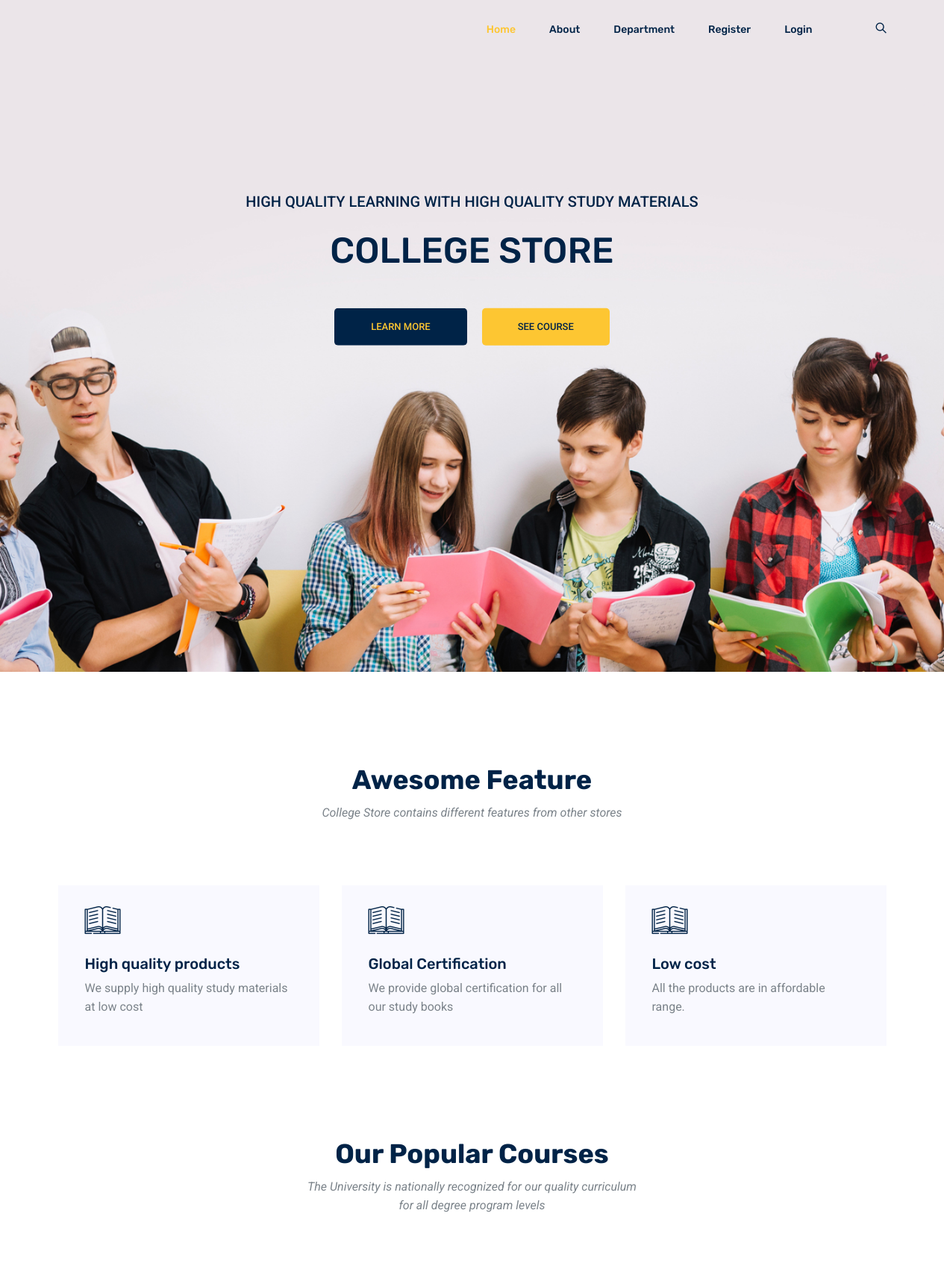
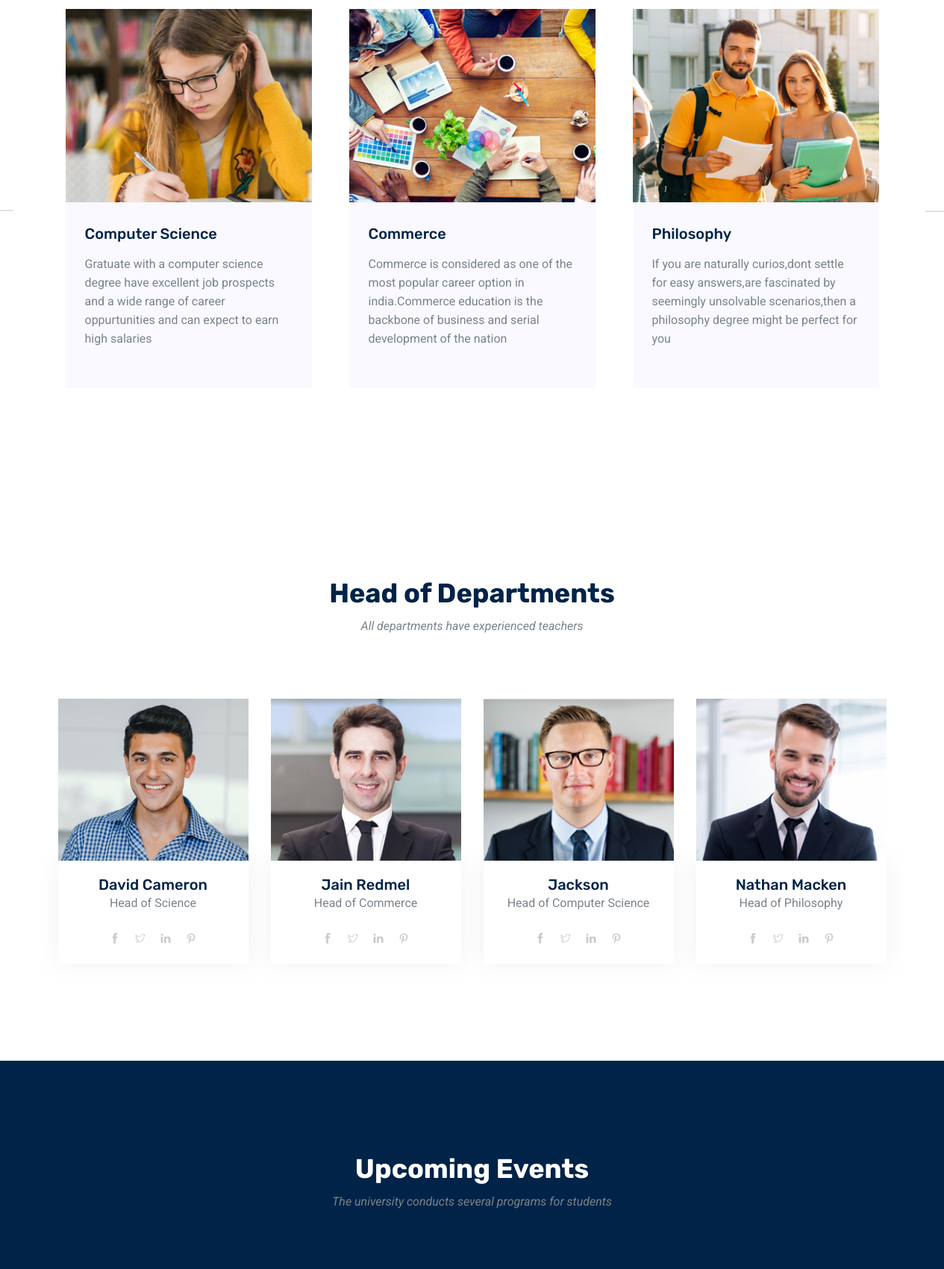
The page / (upper part) on the database its author committed (2 pictures, top to bottom).
### storeapp/models.py (models this page shows, shortened)
class features(models.Model):
    name=models.CharField(max_length=250)
    desptn=models.TextField()

### storeapp/views.py (the view)
# urls.py: path('', views.index, name='index'),
def index(request):
    obj = features.objects.all()
    object = pcourses.objects.all()
    ob=trainers.objects.all()
    ob1=products.objects.all()
    return render(request, "index.html", {'result': obj,'resultt':object,'res':ob,'res1':ob1})

### templates/index.html (shortened to what this page needs)
{% load static %}
<!DOCTYPE html>
<html lang="en">
  <head>
    <link rel="stylesheet" href="{% static 'css/bootstrap.css' %}" />
    <link rel="stylesheet" href="{% static 'css/flaticon.css' %}" />
    <link rel="stylesheet" href="{% static 'css/themify-icons.css' %}" />
    <link rel="stylesheet" href="{% static 'vendors/owl-carousel/owl.carousel.min.css' %}" />
    <link rel="stylesheet" href="{% static 'vendors/nice-select/css/nice-select.css' %}" />
    <link rel="stylesheet" href="{% static 'css/style.css' %}" />
  </head>
  <body>
    <header class="header_area">
      <div class="main_menu">
        <nav class="navbar navbar-expand-lg navbar-light">
          <div class="container">
            <div
              class="collapse navbar-collapse offset"
              id="navbarSupportedContent">
              <ul class="nav navbar-nav menu_nav ml-auto">
                <li class="nav-item active">
                  <a class="nav-link" href="/">Home</a>
                </li>
                <li class="nav-item">
                  <a class="nav-link" href="about">About</a>
                </li>
                <li class="nav-item submenu dropdown">
                  <a
                    href="#"
                    class="nav-link dropdown-toggle"
                    data-toggle="dropdown"
                    role="button"
                    aria-haspopup="true"
                    aria-expanded="false">Department</a>
                </li>
                {% if user.is_authenticated %}
                <li>Hello {{user.username}}</li>
                <li class="nav-item">
                  <a class="nav-link" href="register/logout">Logout</a>
                </li>
                {% else %}
                <li class="nav-item">
                  <a class="nav-link" href="register/register">Register</a>
                </li>
                 <li class="nav-item">
                  <a class="nav-link" href="register/login">Login</a>
                </li>
                {% endif %}
                <li class="nav-item">
                  <a href="#" class="nav-link search" id="search">
                    <i class="ti-search"></i>
                  </a>
                </li>
              </ul>
            </div>
          </div>
        </nav>
      </div>
    </header>
    <section class="home_banner_area">
      <div class="banner_inner">
        <div class="container">
          <div class="row">
            <div class="col-lg-12">
              <div class="banner_content text-center">
                <p class="text-uppercase">
                  High quality learning with high quality study materials
                </p>
                <h2 class="text-uppercase mt-4 mb-5">
                  College Store
                </h2>
                <div>
                  <a href="about" class="primary-btn2 mb-3 mb-sm-0">learn more</a>
                  <a href="computer" class="primary-btn ml-sm-3 ml-0">see course</a>
                </div>
              </div>
            </div>
          </div>
        </div>
      </div>
    </section>
    <section class="feature_area section_gap_top">
      <div class="container">
        <div class="row justify-content-center">
          <div class="col-lg-5">
            <div class="main_title">
              <h2 class="mb-3">Awesome Feature</h2>
              <p>
                College Store contains different features from other stores
              </p>
            </div>
          </div>
        </div>
        <div class="row">
          {% for i in result %}
          <div class="col-lg-4 col-md-6">
            <div class="single_feature">
              <div class="icon"><span class="flaticon-book"></span></div>
              <div class="desc">
                <h4 class="mt-3 mb-2">{{i.name}}</h4>
                <p>{{i.desptn}}</p>
              </div>
            </div>
          </div>
         {% endfor %}
        </div>
      </div>
    </section>
    <div class="popular_courses">
      <div class="container">
        <div class="row justify-content-center">
          <div class="col-lg-5">
            <div class="main_title">
              <h2 class="mb-3">Our Popular Courses</h2>
              <p>
               The University is nationally recognized for our quality curriculum for all degree program levels
              </p>
            </div>
          </div>
        </div>
        <div class="row">
          <div class="col-lg-12">
            <div class="owl-carousel active_course">
              <div class="single_course">
                <div class="course_head">
                  <img class="img-fluid" src="{% static 'img/courses/c2.jpg' %}" alt="" />
                </div>
                <div class="course_content">
                  <h4 class="mb-3">
                    <a href="course-details.html">Computer Science</a>
                  </h4>
                  <p>
                    Gratuate with a computer science degree have excellent job prospects and a wide range of career oppurtunities and can expect to earn high salaries
                  </p>
                </div>
              </div>
              <div class="single_course">
                <div class="course_head">
                  <img class="img-fluid" src="{% static 'img/courses/c1.jpg' %}" alt="" />
                </div>
                <div class="course_content">
                  <h4 class="mb-3">
                    <a href="course-details.html">Commerce</a>
                  </h4>
                  <p>
                    Commerce is considered as one of the most popular career option in india.Commerce education is the backbone of business and serial development of the nation
                  </p>
                </div>
              </div>
              <div class="single_course">
                <div class="course_head">
                  <img class="img-fluid" src="{% static 'img/courses/c3.jpg' %}" alt="" />
                </div>
                <div class="course_content">
                  <h4 class="mb-3">
                    <a href="course-details.html">Philosophy</a>
                  </h4>
                  <p>
                    If you are naturally curios,dont settle for easy answers,are fascinated by seemingly unsolvable scenarios,then a philosophy degree might be perfect for you
                  </p>
                </div>
              </div>
            </div>
          </div>
        </div>
      </div>
    </div>
    <section class="trainer_area section_gap_top">
      <div class="container">
        <div class="row justify-content-center">
          <div class="col-lg-5">
            <div class="main_title">
              <h2 class="mb-3">Head of Departments</h2>
              <p>
                All departments have experienced teachers
            </div>
          </div>
        </div>
        <div class="row justify-content-center d-flex align-items-center">
          <div class="col-lg-3 col-md-6 col-sm-12 single-trainer">
            <div class="thumb d-flex justify-content-sm-center">
              <img class="img-fluid" src="{% static 'img/trainer/t2.jpg' %}" alt="" />
            </div>
            <div class="meta-text text-sm-center">
              <h4>David Cameron</h4>
              <div class="mb-4">
                <p>
                  Head of Science
                </p>
              </div>
              <div class="align-items-center justify-content-center d-flex">
                <a href="#"><i class="ti-facebook"></i></a>
                <a href="#"><i class="ti-twitter"></i></a>
                <a href="#"><i class="ti-linkedin"></i></a>
                <a href="#"><i class="ti-pinterest"></i></a>
              </div>
            </div>
          </div>
          <div class="col-lg-3 col-md-6 col-sm-12 single-trainer">
            <div class="thumb d-flex justify-content-sm-center">
              <img class="img-fluid" src="{% static 'img/trainer/t3.jpg' %}" alt="" />
            </div>
            <div class="meta-text text-sm-center">
              <h4>Jain Redmel</h4>
              <div class="mb-4">
                <p>
                 Head of Commerce
                </p>
              </div>
              <div class="align-items-center justify-content-center d-flex">
                <a href="#"><i class="ti-facebook"></i></a>
                <a href="#"><i class="ti-twitter"></i></a>
                <a href="#"><i class="ti-linkedin"></i></a>
                <a href="#"><i class="ti-pinterest"></i></a>
              </div>
            </div>
          </div>
          <div class="col-lg-3 col-md-6 col-sm-12 single-trainer">
            <div class="thumb d-flex justify-content-sm-center">
              <img class="img-fluid" src="{% static 'img/trainer/t1.jpg' %}" alt="" />
            </div>
            <div class="meta-text text-sm-center">
              <h4>Jackson</h4>
              <div class="mb-4">
                <p>
                 Head of Computer Science
                </p>
              </div>
              <div class="align-items-center justify-content-center d-flex">
                <a href="#"><i class="ti-facebook"></i></a>
                <a href="#"><i class="ti-twitter"></i></a>
                <a href="#"><i class="ti-linkedin"></i></a>
                <a href="#"><i class="ti-pinterest"></i></a>
              </div>
            </div>
          </div>
          <div class="col-lg-3 col-md-6 col-sm-12 single-trainer">
            <div class="thumb d-flex justify-content-sm-center">
              <img class="img-fluid" src="{% static 'img/trainer/t4.jpg' %}" alt="" />
            </div>
            <div class="meta-text text-sm-center">
              <h4>Nathan Macken</h4>
              <div class="mb-4">
                <p>
                  Head of Philosophy
                </p>
              </div>
              <div class="align-items-center justify-content-center d-flex">
                <a href="#"><i class="ti-facebook"></i></a>
                <a href="#"><i class="ti-twitter"></i></a>
                <a href="#"><i class="ti-linkedin"></i></a>
                <a href="#"><i class="ti-pinterest"></i></a>
              </div>
            </div>
          </div>
        </div>
      </div>
    </section>
    <div class="events_area">
      <div class="container">
        <div class="row justify-content-center">
          <div class="col-lg-5">
            <div class="main_title">
              <h2 class="mb-3 text-white">Upcoming Events</h2>
              <p>
               The university conducts several programs for students
              </p>
            </div>
          </div>
        </div>
      </div>
    </div>
  </body>
</html>

### rows shown on the page
features: name "High quality products", desptn "We supply high quality study materials at low cost"
features: name "Global Certification", desptn "We provide global certification for all our study books"
features: name "Low cost", desptn "All the products are in affordable range."
